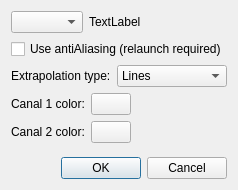
<?xml version="1.0" encoding="UTF-8"?>
<ui version="4.0">
 <class>SettingsDLG</class>
 <widget class="QDialog" name="SettingsDLG">
  <property name="geometry">
   <rect>
    <x>0</x>
    <y>0</y>
    <width>209</width>
    <height>190</height>
   </rect>
  </property>
  <property name="windowTitle">
   <string>Settings</string>
  </property>
  <layout class="QVBoxLayout" name="verticalLayout_2">
   <item>
    <layout class="QVBoxLayout" name="verticalLayout">
     <item>
      <layout class="QHBoxLayout" name="horizontalLayout">
       <item>
        <widget class="QComboBox" name="portComboBox"/>
       </item>
       <item>
        <widget class="QLabel" name="descriptionLabel">
         <property name="text">
          <string>TextLabel</string>
         </property>
        </widget>
       </item>
       <item>
        <spacer name="horizontalSpacer">
         <property name="orientation">
          <enum>Qt::Horizontal</enum>
         </property>
         <property name="sizeHint" stdset="0">
          <size>
           <width>40</width>
           <height>20</height>
          </size>
         </property>
        </spacer>
       </item>
      </layout>
     </item>
     <item>
      <widget class="QCheckBox" name="antiAliasingCheckBox">
       <property name="text">
        <string>Use antiAliasing (relaunch required)</string>
       </property>
      </widget>
     </item>
     <item>
      <layout class="QHBoxLayout" name="horizontalLayout_2">
       <item>
        <widget class="QLabel" name="label">
         <property name="sizePolicy">
          <sizepolicy hsizetype="Fixed" vsizetype="Preferred">
           <horstretch>0</horstretch>
           <verstretch>0</verstretch>
          </sizepolicy>
         </property>
         <property name="text">
          <string>Extrapolation type:</string>
         </property>
        </widget>
       </item>
       <item>
        <widget class="QComboBox" name="extrapolationComboBox">
         <item>
          <property name="text">
           <string>Lines</string>
          </property>
         </item>
         <item>
          <property name="text">
           <string>Splines</string>
          </property>
         </item>
         <item>
          <property name="text">
           <string>Dots</string>
          </property>
         </item>
        </widget>
       </item>
      </layout>
     </item>
     <item>
      <layout class="QHBoxLayout" name="horizontalLayout_3">
       <item>
        <widget class="QLabel" name="label_2">
         <property name="text">
          <string>Canal 1 color:</string>
         </property>
        </widget>
       </item>
       <item>
        <widget class="MYColorButton" name="canal1ColorPushButton">
         <property name="sizePolicy">
          <sizepolicy hsizetype="Fixed" vsizetype="Fixed">
           <horstretch>0</horstretch>
           <verstretch>0</verstretch>
          </sizepolicy>
         </property>
         <property name="text">
          <string/>
         </property>
        </widget>
       </item>
       <item>
        <spacer name="horizontalSpacer_2">
         <property name="orientation">
          <enum>Qt::Horizontal</enum>
         </property>
         <property name="sizeHint" stdset="0">
          <size>
           <width>40</width>
           <height>20</height>
          </size>
         </property>
        </spacer>
       </item>
      </layout>
     </item>
     <item>
      <layout class="QHBoxLayout" name="horizontalLayout_4">
       <item>
        <widget class="QLabel" name="label_3">
         <property name="text">
          <string>Canal 2 color:</string>
         </property>
        </widget>
       </item>
       <item>
        <widget class="MYColorButton" name="canal2ColorPushButton">
         <property name="sizePolicy">
          <sizepolicy hsizetype="Fixed" vsizetype="Fixed">
           <horstretch>0</horstretch>
           <verstretch>0</verstretch>
          </sizepolicy>
         </property>
         <property name="text">
          <string/>
         </property>
        </widget>
       </item>
       <item>
        <spacer name="horizontalSpacer_3">
         <property name="orientation">
          <enum>Qt::Horizontal</enum>
         </property>
         <property name="sizeHint" stdset="0">
          <size>
           <width>40</width>
           <height>20</height>
          </size>
         </property>
        </spacer>
       </item>
      </layout>
     </item>
     <item>
      <spacer name="verticalSpacer">
       <property name="orientation">
        <enum>Qt::Vertical</enum>
       </property>
       <property name="sizeHint" stdset="0">
        <size>
         <width>20</width>
         <height>40</height>
        </size>
       </property>
      </spacer>
     </item>
     <item>
      <widget class="QDialogButtonBox" name="buttonBox">
       <property name="orientation">
        <enum>Qt::Horizontal</enum>
       </property>
       <property name="standardButtons">
        <set>QDialogButtonBox::Cancel|QDialogButtonBox::Ok</set>
       </property>
      </widget>
     </item>
    </layout>
   </item>
  </layout>
 </widget>
 <customwidgets>
  <customwidget>
   <class>MYColorButton</class>
   <extends>QPushButton</extends>
   <header location="global">mycolorbutton.h</header>
  </customwidget>
 </customwidgets>
 <resources/>
 <connections>
  <connection>
   <sender>buttonBox</sender>
   <signal>accepted()</signal>
   <receiver>SettingsDLG</receiver>
   <slot>accept()</slot>
   <hints>
    <hint type="sourcelabel">
     <x>248</x>
     <y>254</y>
    </hint>
    <hint type="destinationlabel">
     <x>157</x>
     <y>274</y>
    </hint>
   </hints>
  </connection>
  <connection>
   <sender>buttonBox</sender>
   <signal>rejected()</signal>
   <receiver>SettingsDLG</receiver>
   <slot>reject()</slot>
   <hints>
    <hint type="sourcelabel">
     <x>316</x>
     <y>260</y>
    </hint>
    <hint type="destinationlabel">
     <x>286</x>
     <y>274</y>
    </hint>
   </hints>
  </connection>
 </connections>
</ui>
